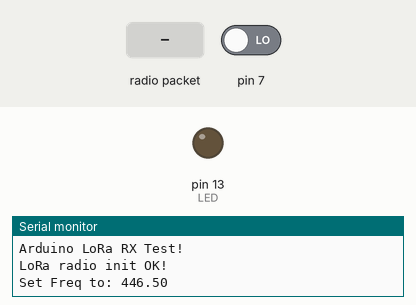
Simulated run of this sketch. Board: Arduino Uno, built with avr-gcc and run on an emulated ATmega328P. Shown: output pins drawn as LEDs (lit = HIGH), the last lines printed to the serial monitor. The inputs (shaded band) are chosen by the test bench; at power-on: pin 7 LOW. No radio packets arrive unless stated; pins used as bus, display or sensor lines are not drawn.

Above: at 1.3 s.
1.4 s: radio packet "1" arrives
At 1.48 s:
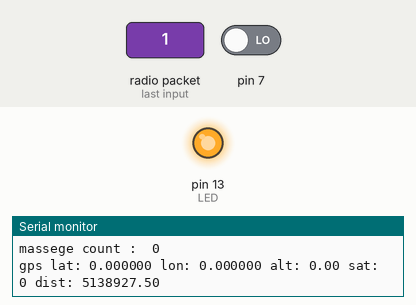
Timing chart, 0 to 4.4 s (numbered marks = the images above; inputs shaded):
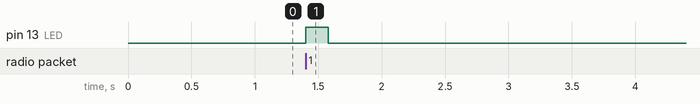

The sketch:

RX_Lora_balloon_uno_gps.ino
```cpp
#include <SPI.h>
#include <RH_RF95.h>
#include <TinyGPS++.h>
TinyGPSPlus gps;

float myLat = 32.1039;
float myLon = 35.20935;

#define RFM95_CS 10
#define RFM95_RST 9
#define RFM95_INT 2

// Change to 434.0 or other frequency, must match RX's freq!
//#define RF95_FREQ 915.0
//#define RF95_FREQ 434.0
//#define RF95_FREQ 440.0
#define RF95_FREQ 446.5
byte recieveVal[25];
uint8_t data[8] = {48, 48, 48, 48, 48, 48, 48,48};;

// Singleton instance of the radio driver
RH_RF95 rf95(RFM95_CS, RFM95_INT);

// Blinky on receipt
#define LED 13

void setup()
{
  pinMode(LED, OUTPUT);
  pinMode(RFM95_RST, OUTPUT);
  digitalWrite(RFM95_RST, HIGH);

  while (!Serial);
  Serial.begin(9600);
  delay(100);

  Serial.println("Arduino LoRa RX Test!");

  // manual reset
  digitalWrite(RFM95_RST, LOW);
  delay(10);
  digitalWrite(RFM95_RST, HIGH);
  delay(10);

  while (!rf95.init()) {
    Serial.println("LoRa radio init failed");
    while (1);
  }
  Serial.println("LoRa radio init OK!");

  // Defaults after init are 434.0MHz, modulation GFSK_Rb250Fd250, +13dbM
  if (!rf95.setFrequency(RF95_FREQ)) {
    Serial.println("setFrequency failed");
    while (1);
  }
  Serial.print("Set Freq to: "); Serial.println(RF95_FREQ);

  // Defaults after init are 434.0MHz, 13dBm, Bw = 125 kHz, Cr = 4/5, Sf = 128chips/symbol, CRC on

  // The default transmitter power is 13dBm, using PA_BOOST.
  // If you are using RFM95/96/97/98 modules which uses the PA_BOOST transmitter pin, then
  // you can set transmitter powers from 5 to 23 dBm:
  rf95.setTxPower(23, false);
}

void loop()
{
  if (rf95.available())
  {
    // Should be a message for us now
    //    uint8_t buf[23] = {0};
    //    uint8_t len = sizeof(buf);
    uint8_t len = sizeof(recieveVal);

    if (rf95.recv(recieveVal, &len))
    {
      digitalWrite(LED, HIGH);
      //            RH_RF95::printBuffer("Received: ", buf, len);
      float lat = *(float*)(recieveVal);
      float lon = *(float*)(recieveVal + 4);
      float alt = *(float*)(recieveVal + 8);
      uint16_t count = *(int*)(recieveVal + 12);
      uint16_t recive = *(int*)(recieveVal + 14);
      int rssi = *(int*)(recieveVal + 16);
      int snr = *(int*)(recieveVal + 18);
      int bat = *(int*)(recieveVal + 20);
      uint8_t num_sat = *(int*)(recieveVal + 22);
      uint16_t out_count = *(uint16_t*)(recieveVal + 23);

      //      Serial.println((char*)buf);
      Serial.print("massege count :  ");
      Serial.println(count);
      Serial.print("gps lat: ");
      Serial.print(lat, 6);
      Serial.print(" lon: ");
      Serial.print(lon, 6);
      Serial.print(" alt: ");
      Serial.print(alt);
      Serial.print(" sat: ");
      Serial.print(num_sat);
      Serial.print(" dist: ");
      Serial.println(gps.distanceBetween(myLat, myLon, lat, lon));
      Serial.print("param rssi: ");
      Serial.print(rssi);
      Serial.print(" SNR: ");
      Serial.println(snr);
      if (recive) {
        Serial.println("send massege success :-)");
      } else {
        Serial.println("send massege fail :-(");
      }
      Serial.print("RSSI: ");
      Serial.println(rf95.lastRssi(), DEC);
      Serial.print("SNR: ");
      Serial.println(rf95.lastSNR(), DEC);
      Serial.print("spray out: ");
      Serial.println(out_count);
      Serial.print("BATTARY: ");
      Serial.println(bat);

      int buttonState = digitalRead(7);
//      Serial.println(buttonState);
      if (buttonState) {
        data[1] = 50;
      } else {
        data[1] = 52;
      }
//      Serial.println((char*)data);
      rf95.send(data, sizeof(data));
      rf95.waitPacketSent();
      ////      Serial.println("Sent a reply");
      digitalWrite(LED, LOW);
    }
    else
    {
      Serial.println("Receive failed");
    }
    Serial.println();
  }
  delay(1);
}
```

Measured:
- after the input at 1.4 s, pin 13 (LED): LOW → HIGH at once, → LOW 0.18 s later
